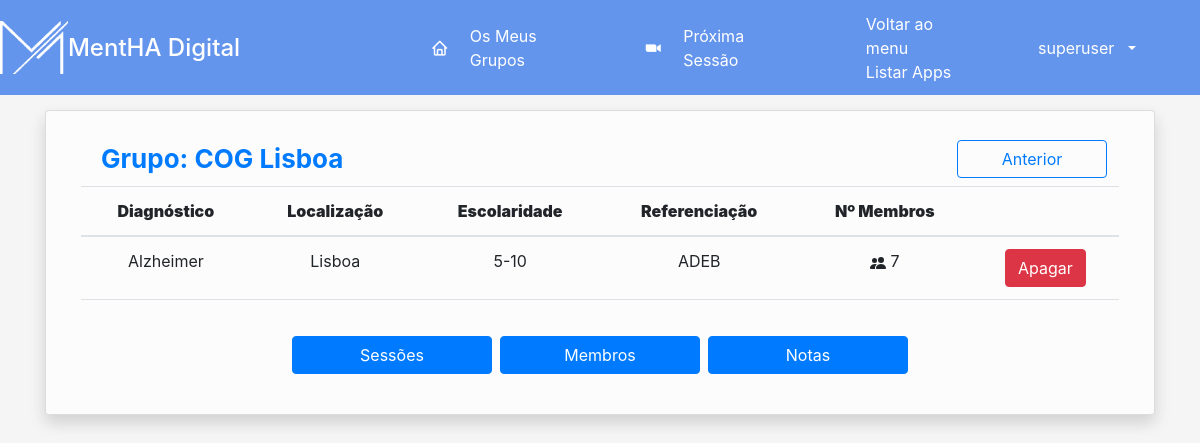
Page /diario/grupo_details/64 (signed in) on the committed database.
### diario/models.py (models this page shows, shortened)
class Grupo(models.Model):
    opEscolaridade = (
        ("0-4", "0-4"),
        ("5-9", "5-9"),
        ("10-12", "10-12"),
        ("12+", "12+")
    )
    opPrograma = (
        ("CARE", "CARE"),
        ("COG", "COG"),
    )
    nome = models.CharField(max_length=20)
    diagnostico = models.ForeignKey(Doenca, on_delete=models.CASCADE, null=True, blank=True)
    localizacao = models.CharField(max_length=20, default="", null=True, blank=True)
    escolaridade = models.CharField(max_length=20, choices=opEscolaridade, default="", blank=True, null=True)
    referenciacao = models.ForeignKey(Reference, on_delete=models.CASCADE, null=True, blank=True)
    nivelGDS = models.IntegerField(default=0)
    programa = models.CharField(max_length=20, choices=opPrograma, default="CARE", blank=True, null=True)
    @property
    def localizacao_most_frequent(self):
        lista = []
        if self.programa == 'COG':
            lista = [p.localizacao for p in self.participantes.all()]
        elif self.programa == 'CARE':
            lista = [c.localizacao for c in self.cuidadores.all()]
        return most_frequent(lista)
    @property
    def referenciacao_most_frequent(self):
        lista = []
        if self.programa == 'COG':
            lista = [p.referenciacao for p in self.participantes.all()]
        elif self.programa == 'CARE':
            lista = [c.referenciacao for c in self.cuidadores.all()]
        return most_frequent(lista)
    @property
    def escolaridade_most_frequent(self):
        lista = []
        if self.programa == 'COG':
            lista = [p.escolaridade for p in self.participantes.all()]
        elif self.programa == 'CARE':
            lista = [c.escolaridade for c in self.cuidadores.all()]
        return most_frequent(lista)
    @property
    def diagnostico_most_frequent(self):
        lista = []
        if self.programa == 'COG':
            lista = [p.doencas_string for p in self.participantes.all()]
        elif self.programa == 'CARE':
            lista = [c.doencas_string for c in self.cuidadores.all()]
        return most_frequent(lista)
    @property
    def nr_membros(self):
        return len(self.cuidadores.all()) + len(self.participantes.all()) + len(self.facilitadores.all()) + len(self.dinamizadores.all())

class Utilizador(models.Model):
    user = models.ForeignKey(settings.AUTH_USER_MODEL, on_delete=models.CASCADE, default=None, blank=True,
                                   null=True)
    info_sensivel = models.ForeignKey(InformacaoSensivel, on_delete=models.CASCADE, default=None, blank=True, null=True)
    opSexo = (
        ("Feminino", "Feminino"),
        ("Masculino", "Masculino"),
        ("Outros", "Outros")
    )
    sexo = models.CharField(max_length=20, choices=opSexo, default="", blank=False, null=False)
    idade = models.CharField(max_length=20, default="", blank=True, null=True)
    nascimento = models.DateField(null=True, blank=True)
    data_entrada = models.DateTimeField(auto_now_add=True, null=True, blank=True)
    nacionalidade = models.CharField(max_length=20, default="", blank=True, null=True)
    localizacao = models.CharField(max_length=20, default="", blank=True, null=True)
    class Meta:
        abstract = True

class Participante(Utilizador):
    opEscolaridade = (
        ("Analfabeto(a)", "Analfabeto(a)"),
        ("1-4", "1-4"),
        ("5-10", "5-10"),
        ("11+", "11+")
    )
    opResidencia = (
        ("Urbana", "Urbana"),
        ("Rural", "Rural"),
    )
    opSituacaoLaboral = (
        ("Empregado(a)", "Empregado(a)"),
        ("Desempregado(a)", "Desempregado(a)"),
        ("Reformado(a)", "Reformado(a)"),
        ("Doméstica", "Doméstica"),
        ("Estudante", "Estudante"),
    )
    opSituacaoEconomica = (
        ("Muito satisfatória", "Muito satisfatória"),
        ("Satisfatória", "Satisfatória"),
        ("Pouco satisfatória", "Pouco satisfatória"),
        ("Nada satisfatória", "Nada satisfatória"),
    )
    opEstadoCivil = (
        ("Solteiro(a)", "Solteiro(a)"),
        ("Casado(a) ou a viver como tal", "Casado(a) ou a viver como tal"),
        ("Viúvo(a)", "Viúvo(a)"),
        ("Divorciado(a) ou separado(a)", "Divorciado(a) ou separado(a)"),
    )
    opAgregadoFamiliar = (
        ("Vive sozinho(a)", "Vive sozinho(a)"),
        ("Vive com o cônjuge", "Vive com o cônjuge"),
        ("Vive com os filhos", "Vive com os filhos"),
        ("Vive com terceiros", "Vive com terceiros"),
        ("Vive com o cônjuge e terceiros", "Vive com o cônjuge e terceiros"),
        ("Vive com os pais", "Vive com os pais"),
    )
    opEstadoSaude = (
        ("Muito mau", "Muito mau"),
        ("Mau", "Mau"),
        ("Nem mau nem bom", "Nem mau nem bom"),
        ("Bom", "Bom"),
        ("Muito bom", "Muito bom"),
    )
    escolaridade = models.CharField(max_length=20, choices=opEscolaridade, default="1-4", blank=True, null=False)
    residencia = models.CharField(max_length=20, choices=opResidencia, default="Urbana", blank=True, null=True)
    situacaoLaboral = models.CharField(max_length=20, choices=opSituacaoLaboral, default="Reformado(a)", blank=True, null=True)
    profissaoPrincipal = models.CharField(max_length=100, default="", blank=True, null=True)
    situacaoEconomica = models.CharField(max_length=20, choices=opSituacaoEconomica, default="Satisfatória", blank=True, null=True)
    estadoCivil = models.CharField(max_length=30, choices=opEstadoCivil, default="Solteiro(a)", blank=True, null=True)
    agregadoFamiliar = models.CharField(max_length=35, choices=opAgregadoFamiliar, default="Vive sozinho(a)", blank=True, null=True)
    temFilhos = models.BooleanField(default=False, blank= True, null=True)
    nrFilhos = models.IntegerField(default=0, blank= True, null=True)
    autoAvaliacaoEstadoSaude = models.CharField(max_length=30, choices=opEstadoSaude, default="Nem mau nem bom", blank=True, null=True)
    diagnosticos = models.ManyToManyField(Doenca, related_name='participantes',  default = None, null = True, blank=True)
    referenciacao = models.ForeignKey(Reference, on_delete= models.CASCADE,  blank=True)
    nivel_gds = models.IntegerField(default = 1, validators=[
            MaxValueValidator(7),
            MinValueValidator(1)
        ])
    grupo = models.ManyToManyField(Grupo, blank=True, related_name='participantes')
    cuidadores = models.ManyToManyField(Cuidador, blank=True, related_name='participantes')
    avaliador = models.ForeignKey(settings.AUTH_USER_MODEL,on_delete=models.CASCADE, default=None, blank=True, null=True, related_name='participantes')
    @property
    def doencas(self):
        diagnosticos = []
        diagnosticos += [obj.nome for obj in self.diagnosticos.all()]
        diagnosticos = set(diagnosticos)  # remove duplicados
        return diagnosticos
    def doencas_string(self):
        d_str = ', '.join(self.doencas)
        if len(d_str) < 2:
            return None
        else:
            return d_str

class Doenca(models.Model):
    nome = models.CharField(max_length=20, default="")

class Reference(models.Model):
    nome = models.CharField(max_length=20, default="")
    def __str__(self):
        return f'{self.nome}'

### diario/decorators.py (the view)
        def wrapper(request, *args, **kwargs):
            if request.user.groups.filter(name__in=groups).exists() or 'Todos' in groups:
                return function(request, *args, **kwargs)
            else:
                raise Http404

### diario/functions.py (called while the page is built)
def most_frequent(List):
    if len(List) > 0:
        return max(set(List), key = List.count)
    else:
        return 0

### diario/views.py (called while the page is built)
@login_required(login_url='diario:login')
@check_user_able_to_see_page('Todos')
def view_group_details(request, grupo_id):
    cuidadores = Cuidador.objects.filter(grupo=grupo_id)
    mentores = Mentor.objects.filter(grupo=grupo_id)
    dinamizadores = DinamizadorConvidado.objects.filter(grupo=grupo_id)
    contexto = {
        'grupo': Grupo.objects.get(id=grupo_id),
        'cuidadores': cuidadores,
        'mentores': mentores,
        'dinamizadores': dinamizadores,
    }
    return render(request, "diario/detalhes_grupo.html", contexto)

### diario/templates/diario/detalhes_grupo.html (shortened to what this page needs)
{% extends 'diario/base.html' %} {% load static %} {% block main %}
<div class="container" style="margin-top: 15px">
  <div class="row">
    <div class="col align-self-center">
      <div class="card shadow">
        <div class="card-body">
          <div class="container-fluid">
            <div class="titulo">
              <div class="card-body" style="padding: 8px">
                <p class="text-primary m-0 fw-bold">Grupo: {{grupo.nome}}</p>
              </div>
              <form action="{% url 'diario:dashboard_Care' %}">
                <button
                  type="submit"
                  class="btn btn-outline-primary"
                  style="width: 150px"
                >
                  Anterior
                </button>
              </form>
            </div>
            <div class="table-responsive">
              <table class="table">
                <thead>
                  <tr>
                    <th style="text-align: center">
                      <strong>Diagnóstico</strong>
                    </th>
                    <th style="text-align: center">
                      <strong>Localização</strong>
                    </th>
                    <th style="text-align: center">
                      <strong>Escolaridade</strong>
                    </th>
                    <th style="text-align: center">
                      <strong>Referenciação</strong>
                    </th>
                    <th style="text-align: center">
                      <strong>Nº Membros</strong>
                    </th>
                    <th></th>
                  </tr>
                </thead>
                <tbody>
                  <tr>
                    <td style="text-align: center">{{ grupo.diagnostico_most_frequent }}</td>
                    <td style="text-align: center">{{ grupo.localizacao_most_frequent }}</td>
                    <td style="text-align: center">{{ grupo.escolaridade_most_frequent }}</td>
                    <td style="text-align: center">
                      {{ grupo.referenciacao_most_frequent }}
                    </td>
                    <td style="text-align: center">
                      {{ grupo.nr_membros }}
                    </td>
                    <td style="text-align: center">
                      <form action="{% url 'diario:delete_grupos' grupo.id %}">
                        <button class="btn btn-danger">Apagar</button>
                      </form>
                    </td>
                  </tr>
                </tbody>
              </table>
              <div class="card-body" style="margin-top: 15px">
                <div class="col align-self-center">
                  <div class="d-grid gap-2 d-md-flex justify-content-md-center">
                    <form action="{% url 'diario:group_sessions' grupo.id %}">
                      <button
                        type="submit"
                        class="btn btn-primary"
                        style="width: 200px"
                      >
                        Sessões
                      </button>
                    </form>
                    <form action="{% url 'diario:group_members' grupo.id %}">
                      <button
                        type="submit"
                        class="btn btn-primary"
                        style="width: 200px"
                      >
                        Membros
                      </button>
                    </form>
                    <form action="{% url 'diario:group_notes' grupo.id %}">
                      <button
                        type="submit"
                        class="btn btn-primary"
                        style="width: 200px"
                      >
                        Notas
                      </button>
                    </form>
                  </div>
                </div>
              </div>
            </div>
          </div>
        </div>
      </div>
    </div>
  </div>
</div>
{% endblock %}

### diario/templates/diario/base.html (shortened to what this page needs)
<!DOCTYPE html>
{% load static %}
<html lang="pt">
<head>
    <link href="https://cdn.jsdelivr.net/npm/bootstrap@5.2.0/dist/css/bootstrap.min.css" rel="stylesheet"
>
    <link href='https://unpkg.com/boxicons@2.0.7/css/boxicons.min.css' rel='stylesheet'>
    <link rel="stylesheet" href="https://cdn.jsdelivr.net/npm/bootstrap@4.0.0/dist/css/bootstrap.min.css">
    <link href="{% static 'diario/style.css'%}?{% now 'U' %}" rel="stylesheet">
</head>
<body id="layout">
    <div class="sidebar">
        <div class="logo-details">
            <img src="{% static 'diario/img/mentha-logo.png' %}" alt=""
                 style="width:20%;">
            <span class="logo_name">MentHA Digital</span>
        </div>
            <div class="nav-links max-left">
                <a href="{% url 'diario:dashboard_Care' %}" class="active">
                    <i class="bx bx-home"></i>
                    <span class="links_name">Os Meus Grupos</span>
                </a>
            </div>
            <div class="nav-links">
                {% block menu %}
                <a href="{% url 'diario:nextSession' %}">
                    <i class='bx bxl-zoom'></i>
                    <span class="links_name">Próxima Sessão</span>
                </a>
                {% endblock %}
            </div>
      <div class="nav-links">
          <div onclick="listar_apps()">Voltar ao menu</div>
          <div id="listar-apps" >Listar Apps</div>
      </div>
            <div class="profile-details nav-links">
                    <a class="nav-link dropdown-toggle" href="#" role="button" data-bs-toggle="dropdown"
                    aria-expanded="false">
                        <span class="admin_name">{{ request.user }}</span>
                    </a>
            </div>
    </div>
    <div id="content">
        {% block main %}
        {% endblock main %}
    </div>
</body>
</html>

### diario/static/diario/style.css (style rules this page uses)
#layout { background-color: rgba(0, 0, 0, 0.04); }
.card { background-color: rgba(255, 255, 255, 0.65); }
#content { display:flex; flex-direction: row; align-items: flex-start; justify-content: center; }
#layout { display: grid; grid-template-columns: 1fr; grid-template-rows: 95px 1fr; }
.sidebar { display: flex; flex-direction: row; height: 100%; background: cornflowerblue; transition: all 0.5s ease; align-items: center; gap: 35px; }
.nav-links { color: white; }
.container-fluid { max-width: 120ch; }
.sidebar .nav-links a { height: 100%; width: 100%; display: flex; align-items: center; text-decoration: none; transition: all 0.4s ease; }
.sidebar .nav-links i { min-width: 60px; text-align: center; font-size: 18px; }
.sidebar .logo-details { height: 80px; display: flex; align-items: center; }
.profile-details { display: flex; align-items: center; border-radius: 6px; height: 50px; min-width: 190px; padding: 0 15px 0 2px; }
.profile-details .admin_name { margin: 0 10px; white-space: nowrap; }
.sidebar a:link, .sidebar a:visited { color: white; background-color: transparent; text-decoration: none; }
.max-left { margin-left: auto; }
.sidebar .logo-details .logo_name { color: #fff; font-size: 24px; font-weight: 500; }
body { height: 100vh; }
.titulo { display: flex; flex-direction: row; justify-content: space-between; align-items: center; padding-right: calc(var(--bs-gutter-x) * .5); padding-left: calc(var(--bs-gutter-x) * .5); }
.titulo p { font-size: 26px }

### rows in the picture
Grupo: nome "COG Lisboa", diagnostico_most_frequent "Alzheimer", localizacao_most_frequent "Lisboa", escolaridade_most_frequent "5-10", referenciacao_most_frequent "ADEB", nr_membros "7"

### other values in the picture
{{ request.user }} "superuser"
